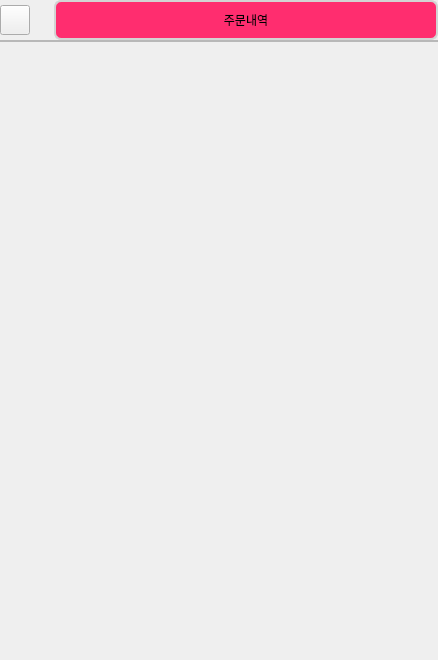
          <widget class="QWidget" name="scrollAreaWidgetContents_15">
           <property name="geometry">
            <rect>
             <x>0</x>
             <y>0</y>
             <width>438</width>
             <height>660</height>
            </rect>
           </property>
           <layout class="QGridLayout" name="gridLayout_23">
            <property name="leftMargin">
             <number>0</number>
            </property>
            <property name="topMargin">
             <number>0</number>
            </property>
            <property name="rightMargin">
             <number>0</number>
            </property>
            <property name="bottomMargin">
             <number>0</number>
            </property>
            <property name="spacing">
             <number>0</number>
            </property>
            <item row="0" column="1">
             <widget class="QFrame" name="frame">
              <property name="maximumSize">
               <size>
                <width>16777215</width>
                <height>50</height>
               </size>
              </property>
              <property name="styleSheet">
               <string notr="true">border: none; </string>
              </property>
              <property name="frameShape">
               <enum>QFrame::Shape::StyledPanel</enum>
              </property>
              <property name="frameShadow">
               <enum>QFrame::Shadow::Raised</enum>
              </property>
              <layout class="QGridLayout" name="gridLayout_24">
               <property name="leftMargin">
                <number>0</number>
               </property>
               <property name="topMargin">
                <number>0</number>
               </property>
               <property name="rightMargin">
                <number>0</number>
               </property>
               <property name="bottomMargin">
                <number>0</number>
               </property>
               <property name="spacing">
                <number>0</number>
               </property>
               <item row="0" column="1">
                <widget class="QLabel" name="label_19">
                 <property name="minimumSize">
                  <size>
                   <width>384</width>
                   <height>40</height>
                  </size>
                 </property>
                 <property name="maximumSize">
                  <size>
                   <width>384</width>
                   <height>40</height>
                  </size>
                 </property>
                 <property name="font">
                  <font>
                   <fontweight>DemiBold</fontweight>
                  </font>
                 </property>
                 <property name="styleSheet">
                  <string notr="true">border-radius: 7px; 
border: 2px solid #D3D3D3;
background-color:#FF2D6F;</string>
                 </property>
                 <property name="text">
                  <string>주문내역</string>
                 </property>
                 <property name="alignment">
                  <set>Qt::AlignmentFlag::AlignCenter</set>
                 </property>
                </widget>
               </item>
               <item row="0" column="0">
                <spacer name="horizontalSpacer">
                 <property name="orientation">
                  <enum>Qt::Orientation::Horizontal</enum>
                 </property>
                 <property name="sizeHint" stdset="0">
                  <size>
                   <width>40</width>
                   <height>20</height>
                  </size>
                 </property>
                </spacer>
               </item>
              </layout>
             </widget>
            </item>
            <item row="1" column="0" colspan="2">
             <widget class="QFrame" name="frame_orderlist">
              <property name="sizePolicy">
               <sizepolicy hsizetype="Preferred" vsizetype="Preferred">
                <horstretch>0</horstretch>
                <verstretch>0</verstretch>
               </sizepolicy>
              </property>
              <property name="maximumSize">
               <size>
                <width>16777215</width>
                <height>16777215</height>
               </size>
              </property>
              <property name="font">
               <font>
                <italic>false</italic>
               </font>
              </property>
              <property name="frameShape">
               <enum>QFrame::Shape::StyledPanel</enum>
              </property>
              <property name="frameShadow">
               <enum>QFrame::Shadow::Raised</enum>
              </property>
              <layout class="QVBoxLayout" name="verticalLayout_2">
               <property name="spacing">
                <number>0</number>
               </property>
               <property name="leftMargin">
                <number>0</number>
               </property>
               <property name="topMargin">
                <number>0</number>
               </property>
               <property name="rightMargin">
                <number>0</number>
               </property>
               <property name="bottomMargin">
                <number>0</number>
               </property>
              </layout>
             </widget>
            </item>
            <item row="0" column="0">
             <widget class="QPushButton" name="pushButton_return_3">
              <property name="minimumSize">
               <size>
                <width>30</width>
                <height>30</height>
               </size>
              </property>
              <property name="maximumSize">
               <size>
                <width>30</width>
                <height>30</height>
               </size>
              </property>
              <property name="styleSheet">
               <string notr="true">border-image: url(:/image/main_img/ic_back.png);</string>
              </property>
              <property name="text">
               <string/>
              </property>
             </widget>
            </item>
            <item row="2" column="0" colspan="2">
             <spacer name="verticalSpacer">
              <property name="orientation">
               <enum>Qt::Orientation::Vertical</enum>
              </property>
              <property name="sizeHint" stdset="0">
               <size>
                <width>20</width>
                <height>40</height>
               </size>
              </property>
             </spacer>
            </item>
           </layout>
          </widget>
